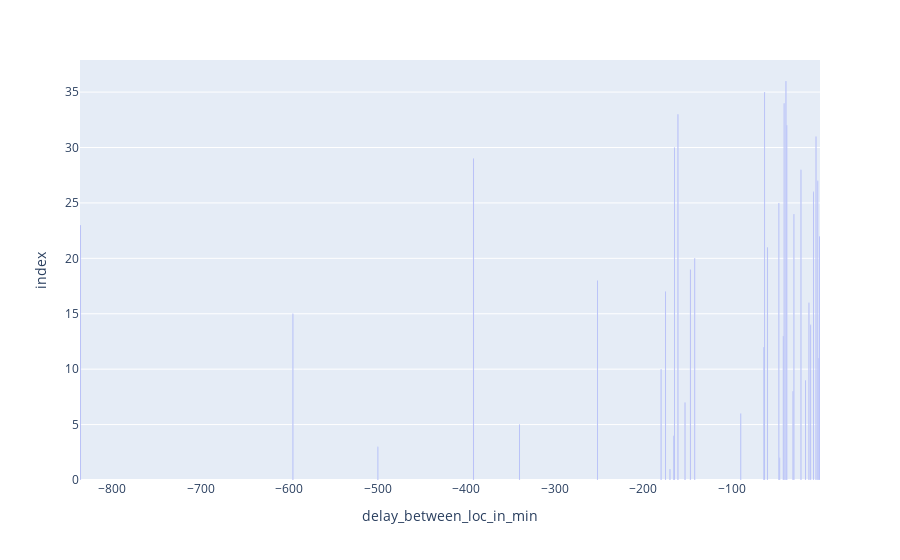

Source (notebook cell):
### Code cell
fig2.show()

### Figure 1 — Plotly figure (JSON) as saved in the notebook; plotly's stock layout.template omitted (floating-point values rounded to 4 significant figures)
{"data": [{"alignmentgroup": "True", "hovertemplate": "delay_between_loc_in_min=%{x}<br>index=%{y}<extra></extra>", "legendgroup": "", "marker": {"color": "#636efa", "pattern": {"shape": ""}}, "name": "", "offsetgroup": "", "orientation": "v", "showlegend": false, "textposition": "auto", "type": "bar", "x": [-171, -170, -46, -500, -166, -340, -90, -153, -31, -17, -180, -2, -64, -42, -11, -596, -13, -175, -252, -147, -142, -60, -1, -836, -30, -47, -8, -3, -22, -392, -165, -5, -38, -161, -41, -63, -39], "xaxis": "x", "y": [0, 1, 2, 3, 4, 5, 6, 7, 8, 9, 10, 11, 12, 13, 14, 15, 16, 17, 18, 19, 20, 21, 22, 23, 24, 25, 26, 27, 28, 29, 30, 31, 32, 33, 34, 35, 36], "yaxis": "y"}], "layout": {"barmode": "relative", "legend": {"tracegroupgap": 0}, "margin": {"t": 60}, "xaxis": {"anchor": "y", "domain": [0, 1], "title": {"text": "delay_between_loc_in_min"}}, "yaxis": {"anchor": "x", "domain": [0, 1], "title": {"text": "index"}}}}
